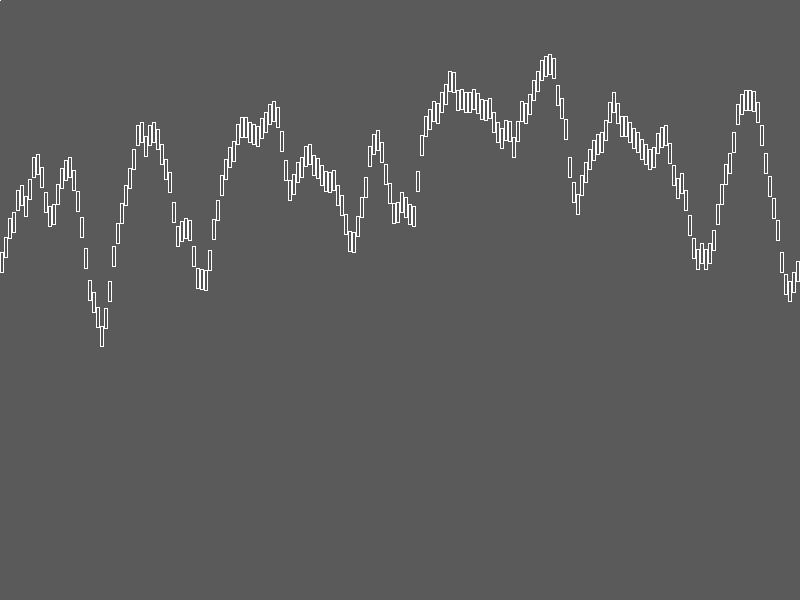
Frame 1 (no input)
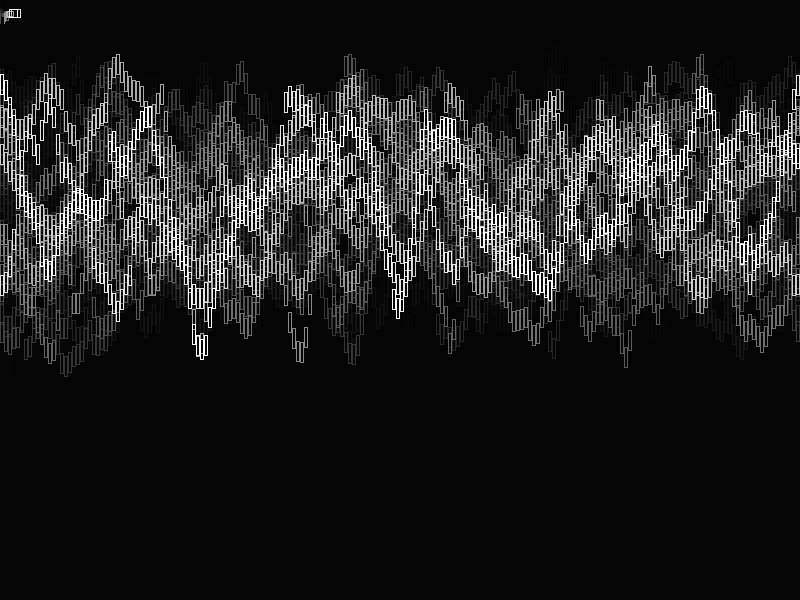
Frame 60 (the mouse pressed at the canvas centre just before this capture)
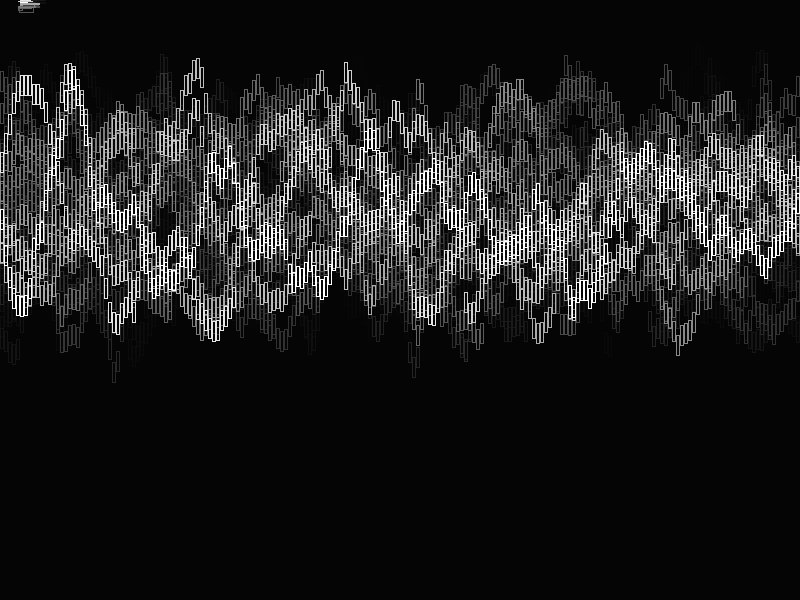
Frame 120 (the mouse held since frame 60 and released just before this capture)

The Processing sketch that drew these frames (run headless with seeded random() and noise(); from frame 60 on, the mouse is pressed at the canvas centre):

// Processing sketch: noise
// ── noise.pde
int currentX, currentY;
int lastX, lastY;

float v = 0.0;
float inc = 0.08;
float stepRange = 3;

void setup() {
  size (800, 600);
  smooth();
  frameRate(10);
  background(100);
}

void draw() {
  clear();
  noStroke();
  fill(0, 25);
  rect(0,0, width,height);

  lastX = currentX;
  lastY = currentY;

  currentX += int(random(-stepRange, stepRange));
  currentY += int(random(-stepRange, stepRange));

  currentX = constrain(currentX, 0, width);
  currentY = constrain(currentY, 0, height);

  stroke(255);
  rect(currentX, currentY, random(currentX), random(currentY));

  for(int i = 0; i < width; i = i+4) {
    float n = noise(v) * 400.0;
    rect(i, 10 + n, 3, 20);
    v = v +inc;
  }
}
